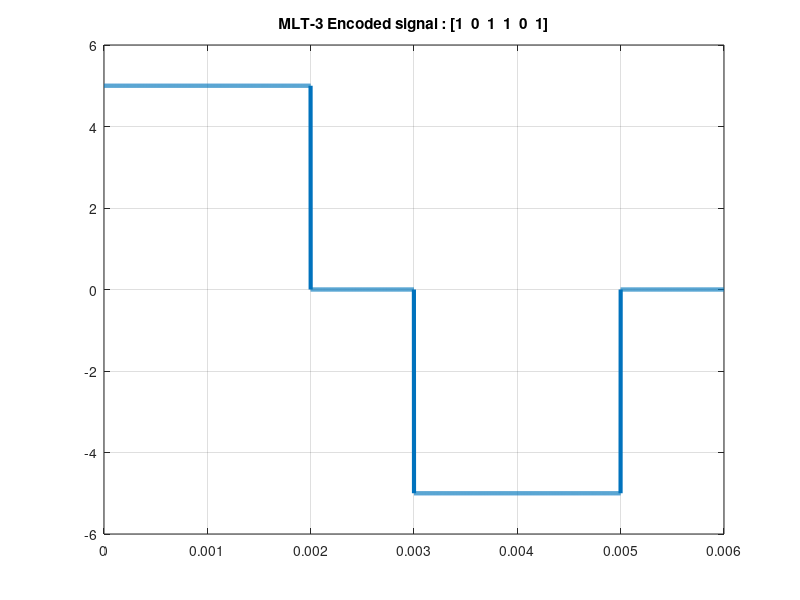

This chart was generated by the following MATLAB code:
clc;
close all;
clear all;

bits = [1 0 1 1 0 1];
bitRate = 1;
n = 1000;

T = length(bits)/n;
N = length(bits)*n;

dt = T/N;
t = 0:dt:T-dt;

lastLevel = 0;
lastNonZero = -5;

%Encoding

x = zeros(1, length(t));

% 0 -> No Transition
% 1 -----------------------> 0
     %current level not 0
% 1 -----------------------> Opposite of last non zero level
     %current level 0

for i = 1:length(bits)
    if (bits(i) == 0)
        x(((i-1)*n) + 1 : i*n) = lastLevel;
    else
        if( lastLevel == 0)
            lastNonZero = lastNonZero * (-1);
            x(((i-1)*n)+1 : i*n) = lastNonZero;
            lastLevel = lastNonZero;
        else
            lastLevel = 0;
        end
    end
end

plot(t,x, 'Linewidth', 3);
title(['MLT-3 Encoded signal : [' num2str(bits) ']']);
grid on;

%Decoding

y = ones(1, length(x)/n);
lastLevel = 0;
lastNonZero = -5;

for i = 1:length(y)
    if(x((i-1)*n+1) == lastLevel)
        y(i) = 0;
    else
        lastLevel = x((i-1)*n+1);
    end
end

disp('MLT-3 Decoded signal : ');
disp(y);

